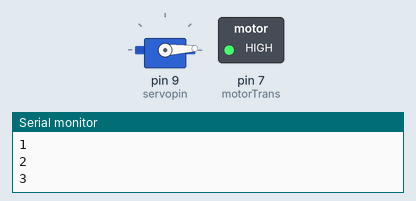
Recording of a sketch running on a simulated Arduino Uno, built with avr-gcc and run on an emulated ATmega328P. Shown: servo, switched loads named in the sketch (green lamp = pin HIGH), the last lines printed to the serial monitor.

Above: at 0.05 s.
At 1.85 s:
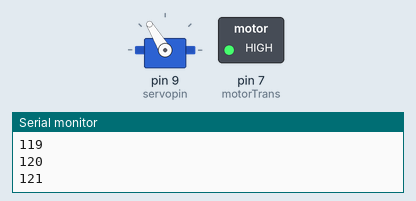
At 3.7 s:
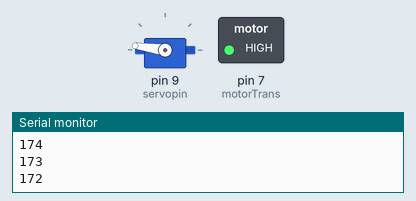
At 7.3 s:
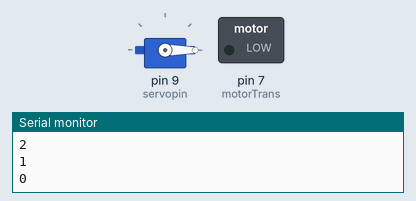
Timing chart, 0 to 9.5 s (numbered marks = the images above):
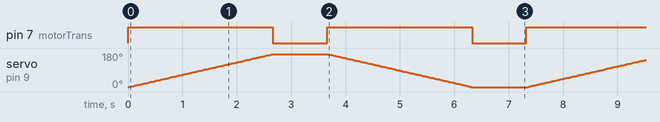

Measured:
- by itself, pin 7 (motorTrans): alternates HIGH for 2.7 s and LOW for 1.0 s

The sketch:

motorTest.ino
```cpp
#include <Servo.h>

Servo myservo;  // create servo object to control a servo
// twelve servo objects can be created on most boards

int servopin = 9;
int butpin = 2;
int motorTrans = 7;

int moveDelay = 15; // delay between moves (in ms)

int pos = 0;    // variable to store the servo position
int butstat = 1;
bool motorClose = false;

void setup() {
  myservo.attach(servopin);  // attaches the servo on pin 9 to the servo object
  Serial.begin(115200);
  pinMode(butpin, INPUT);
  pinMode(motorTrans, OUTPUT);
  myservo.write(0);
}

void loop() {
  //butstat = digitalRead(butpin);
  //Serial.println(butstat);
  if (butstat == HIGH and motorClose == false){
    digitalWrite(motorTrans, HIGH);
    for (pos = 0; pos <= 174; pos += 1) {
      myservo.write(pos);              // tell servo to go to position in variable 'pos'
      Serial.println(pos);
      delay(moveDelay);
    }
    motorClose = true;
    digitalWrite(motorTrans, LOW);
    delay(1000);
  }
  else if (butstat == HIGH and motorClose == true) {
    digitalWrite(motorTrans, HIGH);
    for (pos = 174; pos >= 0; pos -= 1) { // goes from 180 degrees to 0 degrees
      myservo.write(pos);              // tell servo to go to position in variable 'pos'
      Serial.println(pos);
      delay(moveDelay);                       // waits 15ms for the servo to reach the position
    }
    motorClose = false;
    digitalWrite(motorTrans, LOW);
    delay(1000);
  }
}
```
